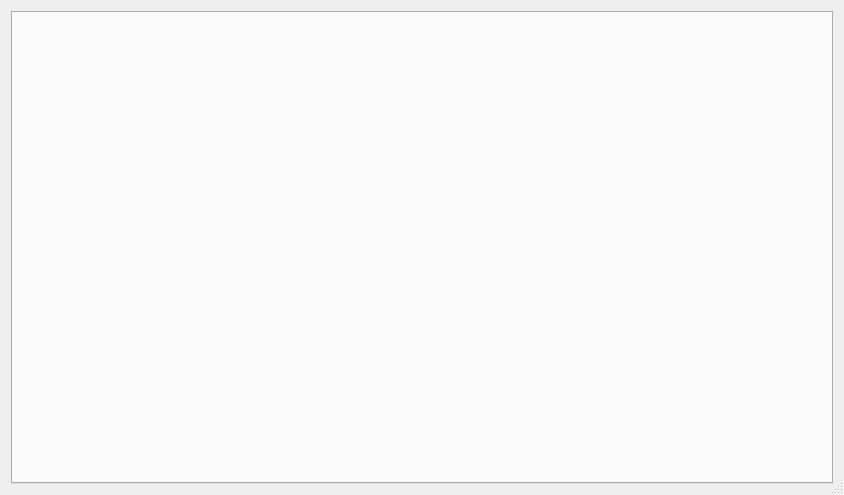
<?xml version="1.0" encoding="UTF-8"?>
<ui version="4.0">
 <class>SolvingDialog</class>
 <widget class="QDialog" name="SolvingDialog">
  <property name="geometry">
   <rect>
    <x>0</x>
    <y>0</y>
    <width>844</width>
    <height>495</height>
   </rect>
  </property>
  <property name="windowTitle">
   <string>Dialog</string>
  </property>
  <property name="sizeGripEnabled">
   <bool>true</bool>
  </property>
  <layout class="QGridLayout" name="gridLayout">
   <item row="0" column="0">
    <layout class="QHBoxLayout" name="horizontalLayout">
     <item>
      <widget class="QTabWidget" name="Problem_TabWidget">
       <property name="currentIndex">
        <number>-1</number>
       </property>
      </widget>
     </item>
    </layout>
   </item>
  </layout>
 </widget>
 <resources/>
 <connections/>
</ui>
